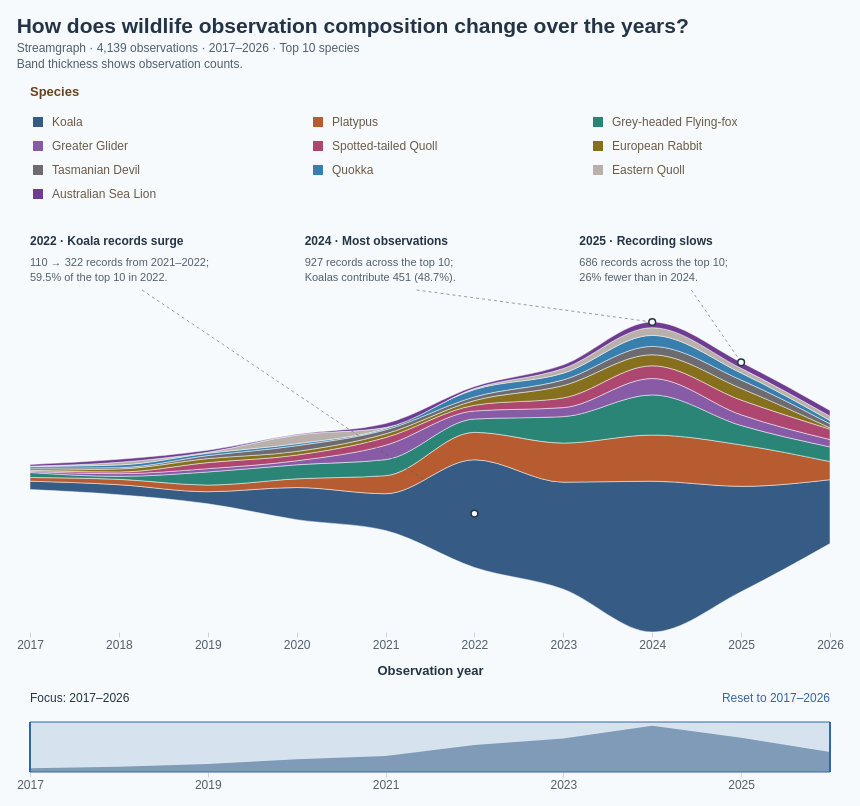

Vega-Lite specification for this chart:
### Vega specification from a JSON file in a GitHub repository (floating-point values rounded to 4 significant figures)
{"$schema": "https://vega.github.io/schema/vega/v5.json", "description": "Streamgraph of wildlife observation composition in 2017–2026, showing the top ten species selected within the selected observation years, with 4,139 records in the displayed ten available years. Source: Dataset/observations-794195.csv. Species selected by observation count in the selected years; subspecies combined by the first two scientific-name components. Includes records without coordinates. Zero-count species-years retained. Annual counts use observation dates. A centered stack gives a streamgraph: band thickness represents observation count; vertical band position has no numeric meaning. Monotone interpolation smoothly connects the recorded annual values; curves between years are visual interpolation, not additional observations. Tooltip shares use the total of the displayed ten species in the given year. Hover or click bands or legend to highlight; click again, Clear highlight, or Escape clears selection. Counts reflect recording activity, not animal abundance. Drag the annual-total overview below the chart to select an inclusive observation-year range; use Reset to restore 2017–2026. Legend totals cover the full period. Species colours match the ten-species palette in BumpChart.vg.json; species selection uses the selected years; annual counts and legend totals cover 2017–2026. Three in-chart annotations highlight the 2022 Koala increase, the 2024 annual-total peak, and the 2025 decline; anchors use the current centered stack and annotations hide when their year is outside the focus range. Uses the 10 most recent available observation years (2017–2026), including partial 2026.", "width": 800, "height": 400, "padding": 16, "background": "#f7fafc", "title": {"text": "How does wildlife observation composition change over the years?", "subtitle": ["Streamgraph · 4,139 observations · 2017–2026 · Top 10 species", "Band thickness shows observation counts."], "anchor": "start", "font": "Arial", "fontSize": 21, "color": "#243447", "subtitleFont": "Arial", "subtitleFontSize": 12, "subtitleColor": "#52606d", "offset": 16, "subtitlePadding": 6, "subtitleLineHeight": 16}, "signals": [{"name": "minYear", "value": 2017}, {"name": "maxYear", "value": 2026}, {"name": "yearRange", "value": [2017, 2026], "on": [{"events": "@brushTarget:mousedown", "update": "[round(clamp(invert('overviewX', x()), minYear, maxYear)), round(clamp(invert('overviewX', x()), minYear, maxYear))]"}, {"events": "[@brushTarget:mousedown, window:mouseup] > window:mousemove!", "update": "[min(brushAnchor, round(clamp(invert('overviewX', x()), minYear, maxYear))), max(brushAnchor, round(clamp(invert('overviewX', x()), minYear, maxYear)))]"}, {"events": "@resetYears:click", "update": "[minYear, maxYear]"}]}, {"name": "brushAnchor", "value": 2017, "on": [{"events": "@brushTarget:mousedown", "update": "round(clamp(invert('overviewX', x()), minYear, maxYear))"}]}, {"name": "hoveredSpecies", "value": null, "on": [{"events": "@speciesAreas:mouseover, @yearPoints:mouseover, @legendSymbols:mouseover, @legendLabels:mouseover", "update": "datum.species"}, {"events": "@speciesAreas:mouseout, @yearPoints:mouseout, @legendSymbols:mouseout, @legendLabels:mouseout", "update": "null"}]}, {"name": "selectedSpecies", "value": null, "on": [{"events": "@speciesAreas:click, @yearPoints:click, @legendSymbols:click, @legendLabels:click", "update": "selectedSpecies == datum.species ? null : datum.species"}, {"events": "window:keydown[event.key === 'Escape']", "update": "null"}]}, {"name": "activeSpecies", "update": "hoveredSpecies != null ? hoveredSpecies : selectedSpecies"}, {"name": "legendColumnWidth", "value": 280}, {"name": "legendSymbolSize", "value": 100}], "data": [{"name": "annualCounts", "values": [{"year": 2017, "species": "Koala", "count": 25, "order": 0}, {"year": 2017, "species": "Platypus", "count": 11, "order": 1}, {"year": 2017, "species": "Grey-headed Flying-fox", "count": 15, "order": 2}, {"year": 2017, "species": "Greater Glider", "count": 3, "order": 3}, {"year": 2017, "species": "Spotted-tailed Quoll", "count": 3, "order": 4}, {"year": 2017, "species": "European Rabbit", "count": 1, "order": 5}, {"year": 2017, "species": "Tasmanian Devil", "count": 6, "order": 6}, {"year": 2017, "species": "Quokka", "count": 5, "order": 7}, {"year": 2017, "species": "Eastern Quoll", "count": 1, "order": 8}, {"year": 2017, "species": "Australian Sea Lion", "count": 5, "order": 9}, {"year": 2018, "species": "Koala", "count": 30, "order": 0}, {"year": 2018, "species": "Platypus", "count": 16, "order": 1}, {"year": 2018, "species": "Grey-headed Flying-fox", "count": 9, "order": 2}, {"year": 2018, "species": "Greater Glider", "count": 8, "order": 3}, {"year": 2018, "species": "Spotted-tailed Quoll", "count": 5, "order": 4}, {"year": 2018, "species": "European Rabbit", "count": 9, "order": 5}, {"year": 2018, "species": "Tasmanian Devil", "count": 4, "order": 6}, {"year": 2018, "species": "Quokka", "count": 8, "order": 7}, {"year": 2018, "species": "Eastern Quoll", "count": 8, "order": 8}, {"year": 2018, "species": "Australian Sea Lion", "count": 9, "order": 9}, {"year": 2019, "species": "Koala", "count": 36, "order": 0}, {"year": 2019, "species": "Platypus", "count": 20, "order": 1}, {"year": 2019, "species": "Grey-headed Flying-fox", "count": 39, "order": 2}, {"year": 2019, "species": "Greater Glider", "count": 10, "order": 3}, {"year": 2019, "species": "Spotted-tailed Quoll", "count": 18, "order": 4}, {"year": 2019, "species": "European Rabbit", "count": 12, "order": 5}, {"year": 2019, "species": "Tasmanian Devil", "count": 9, "order": 6}, {"year": 2019, "species": "Quokka", "count": 7, "order": 7}, {"year": 2019, "species": "Eastern Quoll", "count": 3, "order": 8}, {"year": 2019, "species": "Australian Sea Lion", "count": 6, "order": 9}, {"year": 2020, "species": "Koala", "count": 96, "order": 0}, {"year": 2020, "species": "Platypus", "count": 26, "order": 1}, {"year": 2020, "species": "Grey-headed Flying-fox", "count": 42, "order": 2}, {"year": 2020, "species": "Greater Glider", "count": 12, "order": 3}, {"year": 2020, "species": "Spotted-tailed Quoll", "count": 17, "order": 4}, {"year": 2020, "species": "European Rabbit", "count": 11, "order": 5}, {"year": 2020, "species": "Tasmanian Devil", "count": 17, "order": 6}, {"year": 2020, "species": "Quokka", "count": 6, "order": 7}, {"year": 2020, "species": "Eastern Quoll", "count": 26, "order": 8}, {"year": 2020, "species": "Australian Sea Lion", "count": 2, "order": 9}, {"year": 2021, "species": "Koala", "count": 110, "order": 0}, {"year": 2021, "species": "Platypus", "count": 54, "order": 1}, {"year": 2021, "species": "Grey-headed Flying-fox", "count": 48, "order": 2}, {"year": 2021, "species": "Greater Glider", "count": 43, "order": 3}, {"year": 2021, "species": "Spotted-tailed Quoll", "count": 23, "order": 4}, {"year": 2021, "species": "European Rabbit", "count": 11, "order": 5}, {"year": 2021, "species": "Tasmanian Devil", "count": 12, "order": 6}, {"year": 2021, "species": "Quokka", "count": 4, "order": 7}, {"year": 2021, "species": "Eastern Quoll", "count": 3, "order": 8}, {"year": 2021, "species": "Australian Sea Lion", "count": 12, "order": 9}, {"year": 2022, "species": "Koala", "count": 322, "order": 0}, {"year": 2022, "species": "Platypus", "count": 82, "order": 1}, {"year": 2022, "species": "Grey-headed Flying-fox", "count": 40, "order": 2}, {"year": 2022, "species": "Greater Glider", "count": 24, "order": 3}, {"year": 2022, "species": "Spotted-tailed Quoll", "count": 17, "order": 4}, {"year": 2022, "species": "European Rabbit", "count": 14, "order": 5}, {"year": 2022, "species": "Tasmanian Devil", "count": 11, "order": 6}, {"year": 2022, "species": "Quokka", "count": 22, "order": 7}, {"year": 2022, "species": "Eastern Quoll", "count": 3, "order": 8}, {"year": 2022, "species": "Australian Sea Lion", "count": 6, "order": 9}, {"year": 2023, "species": "Koala", "count": 320, "order": 0}, {"year": 2023, "species": "Platypus", "count": 117, "order": 1}, {"year": 2023, "species": "Grey-headed Flying-fox", "count": 79, "order": 2}, {"year": 2023, "species": "Greater Glider", "count": 27, "order": 3}, {"year": 2023, "species": "Spotted-tailed Quoll", "count": 29, "order": 4}, {"year": 2023, "species": "European Rabbit", "count": 37, "order": 5}, {"year": 2023, "species": "Tasmanian Devil", "count": 17, "order": 6}, {"year": 2023, "species": "Quokka", "count": 20, "order": 7}, {"year": 2023, "species": "Eastern Quoll", "count": 14, "order": 8}, {"year": 2023, "species": "Australian Sea Lion", "count": 11, "order": 9}, {"year": 2024, "species": "Koala", "count": 451, "order": 0}, {"year": 2024, "species": "Platypus", "count": 138, "order": 1}, {"year": 2024, "species": "Grey-headed Flying-fox", "count": 120, "order": 2}, {"year": 2024, "species": "Greater Glider", "count": 49, "order": 3}, {"year": 2024, "species": "Spotted-tailed Quoll", "count": 38, "order": 4}, {"year": 2024, "species": "European Rabbit", "count": 33, "order": 5}, {"year": 2024, "species": "Tasmanian Devil", "count": 25, "order": 6}, {"year": 2024, "species": "Quokka", "count": 33, "order": 7}, {"year": 2024, "species": "Eastern Quoll", "count": 23, "order": 8}, {"year": 2024, "species": "Australian Sea Lion", "count": 17, "order": 9}, {"year": 2025, "species": "Koala", "count": 315, "order": 0}, {"year": 2025, "species": "Platypus", "count": 124, "order": 1}, {"year": 2025, "species": "Grey-headed Flying-fox", "count": 58, "order": 2}, {"year": 2025, "species": "Greater Glider", "count": 32, "order": 3}, {"year": 2025, "species": "Spotted-tailed Quoll", "count": 44, "order": 4}, {"year": 2025, "species": "European Rabbit", "count": 35, "order": 5}, {"year": 2025, "species": "Tasmanian Devil", "count": 25, "order": 6}, {"year": 2025, "species": "Quokka", "count": 21, "order": 7}, {"year": 2025, "species": "Eastern Quoll", "count": 14, "order": 8}, {"year": 2025, "species": "Australian Sea Lion", "count": 18, "order": 9}, {"year": 2026, "species": "Koala", "count": 191, "order": 0}, {"year": 2026, "species": "Platypus", "count": 54, "order": 1}, {"year": 2026, "species": "Grey-headed Flying-fox", "count": 44, "order": 2}, {"year": 2026, "species": "Greater Glider", "count": 22, "order": 3}, {"year": 2026, "species": "Spotted-tailed Quoll", "count": 31, "order": 4}, {"year": 2026, "species": "European Rabbit", "count": 4, "order": 5}, {"year": 2026, "species": "Tasmanian Devil", "count": 12, "order": 6}, {"year": 2026, "species": "Quokka", "count": 10, "order": 7}, {"year": 2026, "species": "Eastern Quoll", "count": 13, "order": 8}, {"year": 2026, "species": "Australian Sea Lion", "count": 17, "order": 9}]}, {"name": "legendEntries", "values": [{"species": "Koala", "order": 0, "total": 1896}, {"species": "Platypus", "order": 1, "total": 642}, {"species": "Grey-headed Flying-fox", "order": 2, "total": 494}, {"species": "Greater Glider", "order": 3, "total": 230}, {"species": "Spotted-tailed Quoll", "order": 4, "total": 225}, {"species": "European Rabbit", "order": 5, "total": 167}, {"species": "Tasmanian Devil", "order": 6, "total": 138}, {"species": "Quokka", "order": 7, "total": 136}, {"species": "Eastern Quoll", "order": 8, "total": 108}, {"species": "Australian Sea Lion", "order": 9, "total": 103}]}, {"name": "focusedCounts", "source": "annualCounts", "transform": [{"type": "filter", "expr": "datum.year >= yearRange[0] && datum.year <= yearRange[1]"}, {"type": "joinaggregate", "groupby": ["year"], "fields": ["count"], "ops": ["sum"], "as": ["yearTotal"]}, {"type": "stack", "groupby": ["year"], "field": "count", "sort": {"field": "order", "order": "ascending"}, "as": ["y0", "y1"], "offset": "center"}]}, {"name": "yearTotals", "source": "annualCounts", "transform": [{"type": "aggregate", "groupby": ["year"], "fields": ["count"], "ops": ["sum"], "as": ["total"]}]}, {"name": "insightAnnotations", "source": "focusedCounts", "transform": [{"type": "filter", "expr": "(datum.year == 2022 && datum.species == 'Koala') || ((datum.year == 2024 || datum.year == 2025) && datum.order == 9)"}, {"type": "formula", "expr": "datum.year == 2022 ? 0 : datum.year == 2024 ? width / 3 + 8 : 2 * width / 3 + 16", "as": "labelX"}, {"type": "formula", "expr": "datum.year == 2022 ? '2022 · Koala records surge' : datum.year == 2024 ? '2024 · Most observations' : '2025 · Recording slows'", "as": "heading"}, {"type": "formula", "expr": "datum.year == 2022 ? '110 → 322 records from 2021–2022;' : datum.year == 2024 ? '927 records across the top 10;' : '686 records across the top 10;'", "as": "detail"}, {"type": "formula", "expr": "datum.year == 2022 ? '59.5% of the top 10 in 2022.' : datum.year == 2024 ? 'Koalas contribute 451 (48.7%).' : '26% fewer than in 2024.'", "as": "detail2"}, {"type": "formula", "expr": "datum.year == 2022 ? (datum.y0 + datum.y1) / 2 : datum.y1", "as": "anchorY"}]}], "scales": [{"name": "x", "type": "linear", "domain": {"signal": "yearRange[0] === yearRange[1] ? [yearRange[0] - 0.5, yearRange[1] + 0.5] : yearRange"}, "range": "width", "zero": false, "nice": false}, {"name": "y", "type": "linear", "domain": {"data": "focusedCounts", "fields": ["y0", "y1"]}, "range": [{"signal": "height"}, 90], "zero": true, "nice": false}, {"name": "color", "type": "ordinal", "domain": ["Koala", "Platypus", "Grey-headed Flying-fox", "Greater Glider", "Spotted-tailed Quoll", "European Rabbit", "Quokka", "Tasmanian Devil", "Eastern Barred Bandicoot", "Numbat", "Australian Sea Lion", "Eastern Quoll"], "range": ["#365B85", "#B65C30", "#2A8576", "#885BA6", "#AD4770", "#86701D", "#397FAD", "#6D6B70", "#C17A24", "#5146A0", "#6f3c91", "#bab0ab"]}, {"name": "overviewX", "type": "linear", "domain": [2017, 2026], "range": "width", "zero": false}, {"name": "overviewY", "type": "linear", "domain": {"data": "yearTotals", "field": "total"}, "range": [{"signal": "height + 140"}, {"signal": "height + 90"}], "zero": true, "nice": true}], "axes": [{"scale": "x", "orient": "bottom", "title": "Observation year", "format": "d", "labelOverlap": true, "domain": false, "tickColor": "#c9d4df", "labelColor": "#52606d", "titleColor": "#243447", "titlePadding": 14, "tickCount": {"signal": "min(10, yearRange[1] - yearRange[0] + 1)"}, "tickMinStep": 1}, {"scale": "overviewX", "orient": "bottom", "offset": 140, "format": "d", "tickCount": 8, "labelOverlap": true, "title": null, "values": [2017, 2018, 2019, 2020, 2021, 2022, 2023, 2024, 2025, 2026], "domain": false, "tickColor": "#c9d4df", "labelColor": "#52606d"}], "marks": [{"name": "series", "type": "group", "from": {"facet": {"name": "seriesData", "data": "focusedCounts", "groupby": "species"}}, "marks": [{"name": "speciesAreas", "type": "area", "encode": {"update": {"x": {"scale": "x", "field": "year"}, "y": {"scale": "y", "field": "y1"}, "y2": {"scale": "y", "field": "y0"}, "fill": {"scale": "color", "field": "species"}, "fillOpacity": {"signal": "activeSpecies == null || activeSpecies == datum.species ? 1 : 0.16"}, "stroke": {"value": "#f7fafc"}, "strokeWidth": {"value": 0.5}, "cursor": {"value": "pointer"}, "tooltip": {"signal": "{'Species': datum.species, 'Year': datum.year, 'Observations': datum.count, 'Top 10 species in year': datum.yearTotal, 'Share of top 10 in year': datum.yearTotal ? format(datum.count / datum.yearTotal, '.1%') : 'No observations'}"}, "interpolate": {"value": "monotone"}, "description": {"signal": "datum.species + ', ' + datum.year + ': ' + datum.count + ' observations, ' + format(datum.count / datum.yearTotal, '.1%') + ' of the top ten species'"}}}, "from": {"data": "seriesData"}, "sort": {"field": "datum.year"}}]}, {"name": "yearPoints", "type": "symbol", "encode": {"update": {"x": {"scale": "x", "field": "year"}, "y": {"signal": "scale('y', (datum.y0 + datum.y1) / 2)"}, "size": {"value": 65}, "fill": {"scale": "color", "field": "species"}, "opacity": {"signal": "yearRange[0] == yearRange[1] ? (activeSpecies == null || activeSpecies == datum.species ? 1 : 0.16) : 0"}, "stroke": {"value": "#f7fafc"}, "strokeWidth": {"value": 1.5}, "cursor": {"value": "pointer"}, "tooltip": {"signal": "{'Species': datum.species, 'Year': datum.year, 'Observations': datum.count, 'Top 10 species in year': datum.yearTotal, 'Share of top 10 in year': datum.yearTotal ? format(datum.count / datum.yearTotal, '.1%') : 'No observations'}"}}}, "from": {"data": "focusedCounts"}}, {"name": "insightLeaders", "type": "rule", "interactive": false, "from": {"data": "insightAnnotations"}, "encode": {"update": {"x": {"signal": "datum.labelX + 112"}, "y": {"value": 58}, "x2": {"scale": "x", "field": "year"}, "y2": {"scale": "y", "field": "anchorY"}, "stroke": {"value": "#52606d"}, "strokeWidth": {"value": 1}, "strokeDash": {"value": [3, 3]}, "opacity": {"value": 0.6}}}}, {"name": "insightAnchors", "type": "symbol", "interactive": false, "from": {"data": "insightAnnotations"}, "encode": {"update": {"x": {"scale": "x", "field": "year"}, "y": {"scale": "y", "field": "anchorY"}, "size": {"value": 45}, "fill": {"value": "#f7fafc"}, "stroke": {"value": "#243447"}, "strokeWidth": {"value": 1.5}}}}, {"name": "insightHeadings", "type": "text", "interactive": false, "from": {"data": "insightAnnotations"}, "encode": {"update": {"x": {"field": "labelX"}, "y": {"value": 4}, "baseline": {"value": "top"}, "text": {"field": "heading"}, "fontSize": {"value": 12}, "fontWeight": {"value": "bold"}, "fill": {"value": "#243447"}}}}, {"name": "insightDetails", "type": "text", "interactive": false, "from": {"data": "insightAnnotations"}, "encode": {"update": {"x": {"field": "labelX"}, "y": {"value": 25}, "baseline": {"value": "top"}, "text": {"field": "detail"}, "fontSize": {"value": 11}, "fill": {"value": "#52606d"}}}}, {"name": "insightDetailsSecondLine", "type": "text", "interactive": false, "from": {"data": "insightAnnotations"}, "encode": {"update": {"x": {"field": "labelX"}, "y": {"value": 40}, "baseline": {"value": "top"}, "text": {"field": "detail2"}, "fontSize": {"value": 11}, "fill": {"value": "#52606d"}}}}, {"name": "legendTitle", "type": "text", "encode": {"update": {"x": {"value": 0}, "y": {"value": -136}, "text": {"value": "Species"}, "fontWeight": {"value": "bold"}, "fill": {"value": "#634320"}, "fontSize": {"value": 13}, "font": {"value": "Arial"}}}, "interactive": false}, {"name": "legendSymbols", "type": "symbol", "encode": {"update": {"x": {"signal": "8 + (datum.order % 3) * legendColumnWidth"}, "y": {"signal": "-110 + floor(datum.order / 3) * 24"}, "shape": {"value": "square"}, "size": {"signal": "legendSymbolSize"}, "fill": {"scale": "color", "field": "species"}, "opacity": {"signal": "activeSpecies == null || activeSpecies == datum.species ? 1 : 0.16"}, "stroke": {"signal": "selectedSpecies == datum.species ? '#243447' : 'transparent'"}, "strokeWidth": {"value": 2}, "cursor": {"value": "pointer"}, "tooltip": {"signal": "{'Species': datum.species, 'Observations (2017–2026)': datum.total}"}}}, "from": {"data": "legendEntries"}}, {"name": "legendLabels", "type": "text", "encode": {"update": {"x": {"signal": "22 + (datum.order % 3) * legendColumnWidth"}, "y": {"signal": "-110 + floor(datum.order / 3) * 24"}, "baseline": {"value": "middle"}, "text": {"field": "species"}, "fontSize": {"value": 12}, "fill": {"value": "#6a5b49"}, "opacity": {"signal": "activeSpecies == null || activeSpecies == datum.species ? 1 : 0.16"}, "fontWeight": {"signal": "selectedSpecies == datum.species ? 'bold' : 'normal'"}, "cursor": {"value": "pointer"}, "font": {"value": "Arial"}}}, "from": {"data": "legendEntries"}}, {"name": "focusLabel", "type": "text", "encode": {"update": {"x": {"value": 0}, "y": {"signal": "height + 70"}, "text": {"signal": "'Focus: ' + yearRange[0] + '–' + yearRange[1]"}, "fontSize": {"value": 12}, "fill": {"value": "#243447"}}}, "interactive": false}, {"name": "overview", "type": "area", "encode": {"update": {"x": {"scale": "overviewX", "field": "year"}, "y": {"scale": "overviewY", "field": "total"}, "y2": {"signal": "height + 140"}, "fill": {"value": "#8fa6bb"}}}, "interactive": false, "sort": {"field": "datum.year"}, "from": {"data": "yearTotals"}}, {"name": "brushSelection", "type": "rect", "encode": {"update": {"x": {"signal": "scale('overviewX', yearRange[0])"}, "x2": {"signal": "scale('overviewX', yearRange[1])"}, "y": {"signal": "height + 90"}, "y2": {"signal": "height + 140"}, "fill": {"value": "#3366a6"}, "fillOpacity": {"value": 0.16}, "stroke": {"value": "#3366a6"}}}, "interactive": false}, {"name": "brushEdge0", "type": "rule", "encode": {"update": {"x": {"signal": "scale('overviewX', yearRange[0])"}, "y": {"signal": "height + 90"}, "y2": {"signal": "height + 140"}, "stroke": {"value": "#3366a6"}, "strokeWidth": {"value": 2}}}, "interactive": false}, {"name": "brushEdge1", "type": "rule", "encode": {"update": {"x": {"signal": "scale('overviewX', yearRange[1])"}, "y": {"signal": "height + 90"}, "y2": {"signal": "height + 140"}, "stroke": {"value": "#3366a6"}, "strokeWidth": {"value": 2}}}, "interactive": false}, {"name": "brushTarget", "type": "rect", "encode": {"update": {"x": {"value": 0}, "width": {"signal": "width"}, "y": {"signal": "height + 90"}, "height": {"value": 50}, "fill": {"value": "transparent"}, "cursor": {"value": "crosshair"}}}}, {"name": "resetYears", "type": "text", "encode": {"update": {"x": {"signal": "width"}, "y": {"signal": "height + 70"}, "text": {"value": "Reset to 2017–2026"}, "fill": {"value": "#3366a6"}, "fontSize": {"value": 12}, "cursor": {"value": "pointer"}, "align": {"value": "right"}, "baseline": {"value": "alphabetic"}}}}], "config": {"text": {"font": "Arial"}, "axis": {"labelFont": "Arial", "titleFont": "Arial", "labelFontSize": 12, "titleFontSize": 13, "labelColor": "#52606d", "titleColor": "#243447", "titlePadding": 12, "domainColor": "#bac7d3", "tickColor": "#bac7d3"}, "legend": {"labelFont": "Arial", "titleFont": "Arial", "labelFontSize": 12, "titleFontSize": 13, "titleFontWeight": "bold", "labelColor": "#6a5b49", "titleColor": "#634320", "symbolType": "square", "symbolSize": 100, "rowPadding": 8, "columnPadding": 24, "labelOffset": 8}}, "usermeta": {"observationWindow": {"source": "Dataset/observations-794195.csv", "dateField": "observed_on", "years": [2017, 2018, 2019, 2020, 2021, 2022, 2023, 2024, 2025, 2026], "yearCount": 10, "includesPartialLatestYear": true}}}
